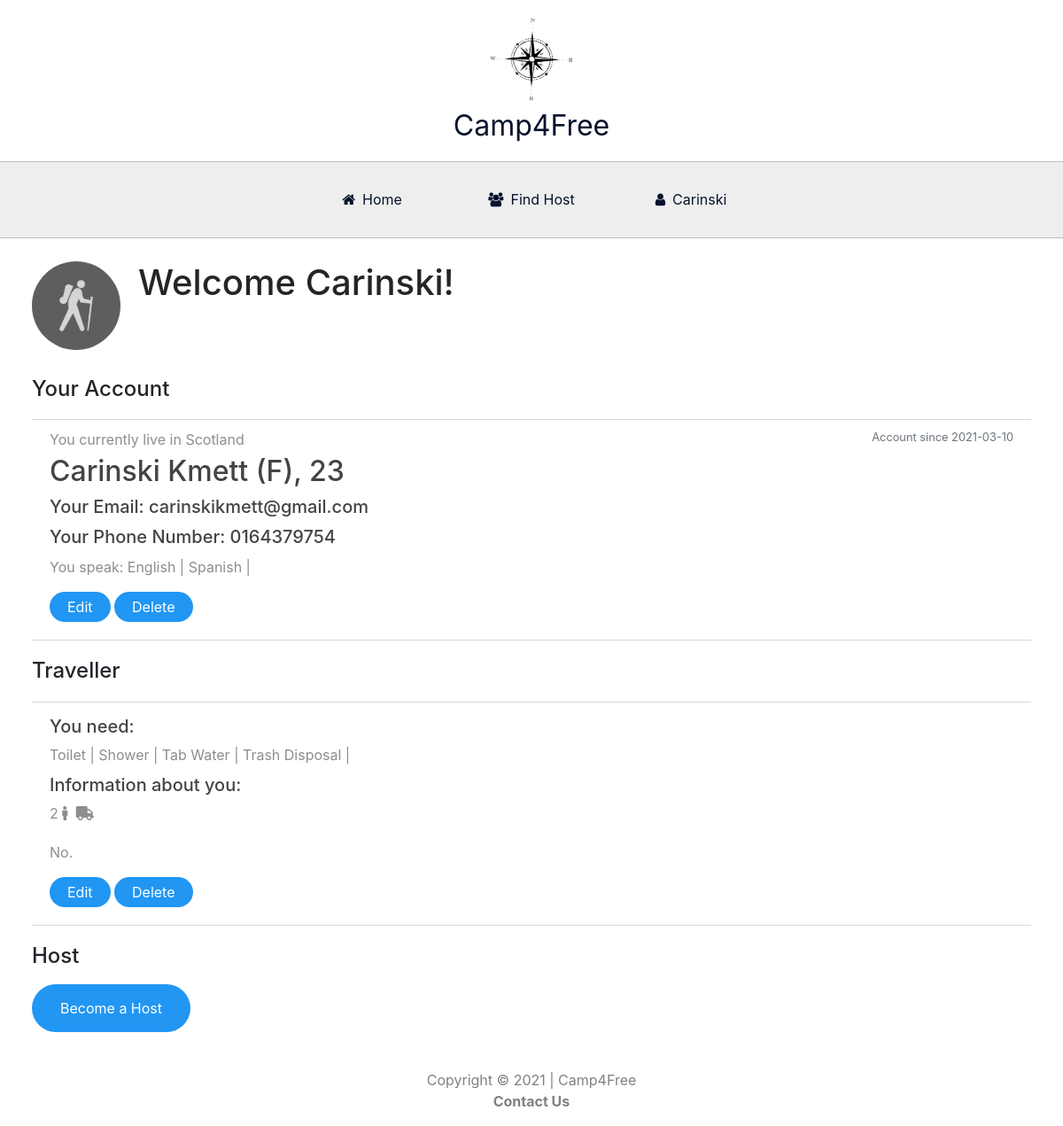
Page /user (signed in) on the earlier database version.
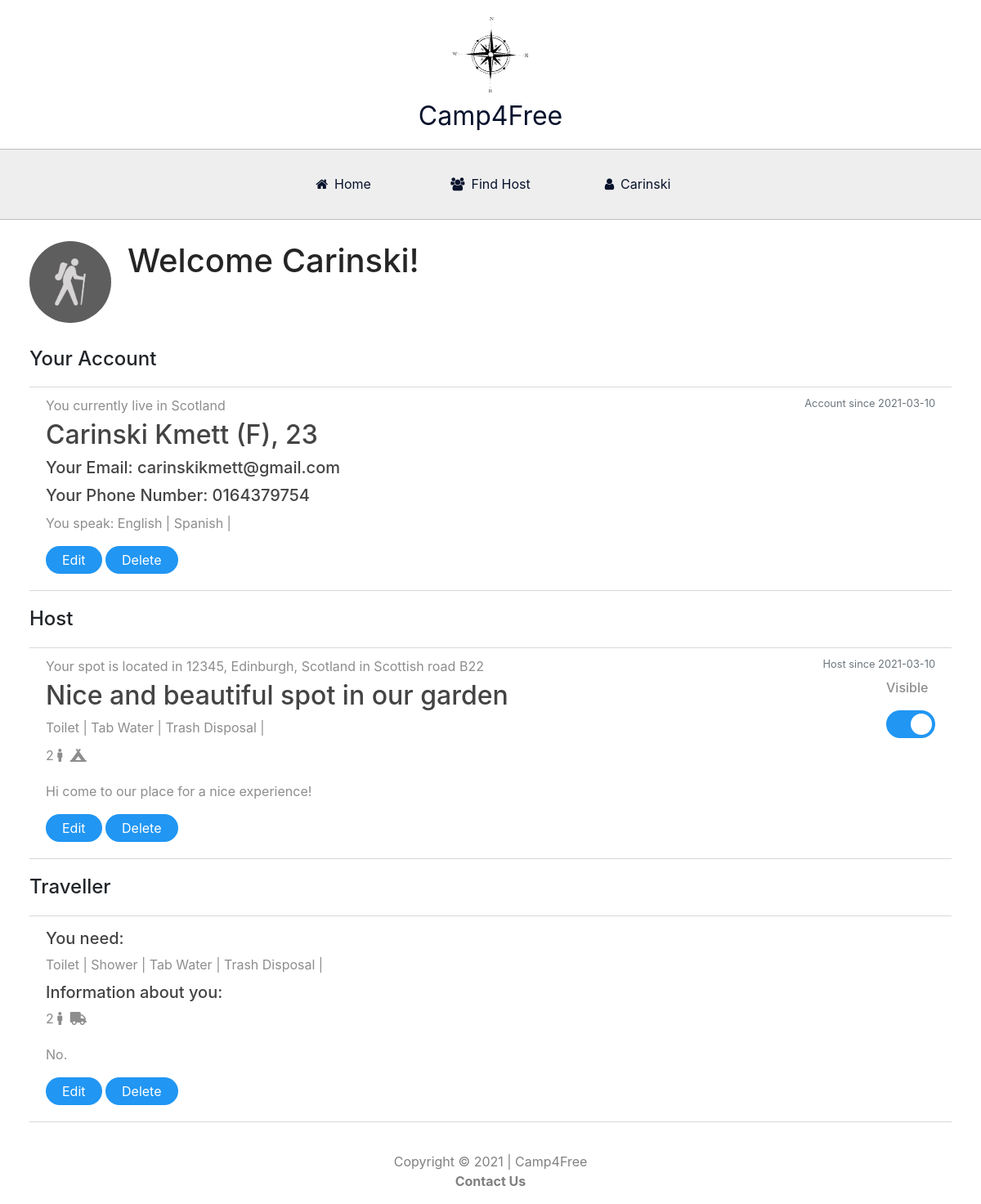
Same page on the later database version.
### website/models.py (models this page shows)
class Traveller(db.Model, UserMixin):
    id = db.Column(db.Integer, primary_key=True)
    t_tent = db.Column(db.String(6))
    t_car = db.Column(db.String(6))
    t_cartrailer = db.Column(db.String(6))
    t_motorhome = db.Column(db.String(6))
    numberofpeople = db.Column(db.String(2), nullable = False)
    t_toilet = db.Column(db.String(20))
    t_shower = db.Column(db.String(20))
    t_washingmachine = db.Column(db.String(20))
    t_water = db.Column(db.String(6))
    t_trash = db.Column(db.String(6))
    t_note = db.Column(db.String(5000))
    user_id = db.Column(db.Integer, db.ForeignKey('user.id'), nullable = False)

class Host(db.Model, UserMixin):
    id = db.Column(db.Integer, primary_key=True)
    title = db.Column(db.String(30), nullable = False)
    country = db.Column(db.String(30), nullable = False)
    street = db.Column(db.String(50), nullable = False)
    housenumber = db.Column(db.String(6), nullable = False)
    city = db.Column(db.String(30), nullable = False)
    state = db.Column(db.String(30), nullable = False)
    zipcode = db.Column(db.String(10), nullable = False)
    maximumpeople = db.Column(db.String(2), nullable = False)
    h_tent = db.Column(db.String(6))
    h_car = db.Column(db.String(6))
    h_cartrailer = db.Column(db.String(6))
    h_motorhome = db.Column(db.String(6))
    h_toilet = db.Column(db.String(20))
    h_shower = db.Column(db.String(20))
    h_washingmachine = db.Column(db.String(20))
    h_water = db.Column(db.String(6))
    h_trash = db.Column(db.String(6))
    h_note = db.Column(db.String(5000))
    date = db.Column(db.DateTime(timezone=True), default=func.now())
    on_off = db.Column(db.String(6), default='On')
    user_id = db.Column(db.Integer, db.ForeignKey('user.id'), nullable = False)

### website/views.py (the view, shortened to what this page needs)
@views.route('/user', methods=['GET', 'POST'])
@login_required
def account():
    image_file = url_for('static', filename='profile_pics/' + current_user.image_file)
    hostvalue = Host.query.filter_by(user_id = current_user.id).first()
    travellervalue = Traveller.query.filter_by(user_id = current_user.id).first()
    on_off = request.form.get('on_off')
    return render_template("user.html", host1=hostvalue, traveller1=travellervalue, user=current_user, image_file=image_file)

### website/__init__.py (called while the page is built)
def create_app():
    from .views import views
    from .auth import auth
    app.register_blueprint(views, url_prefix='/')
    app.register_blueprint(auth, url_prefix='/')
    from .models import User, Host, Traveller
    create_database(app)
    login_manager = LoginManager()
    login_manager.login_view = 'auth.login'
    login_manager.init_app(app)
    @login_manager.user_loader
    def load_user(id):
        return User.query.get(int(id))
    return app

### website/templates/user.html (shortened to what the changed rows need)
{% extends "base.html" %}
{% block content %}
<div class= "user_page">
    <div class="user-bar">
        <div class="media">
            <div class="media-body">
                <h2 class="user-bar-heading">Welcome {{ current_user.firstname }}!</h2>
            </div>
        </div>
    </div>
    <div class="account-overview">
        <article class="media content-section">
            <div class="media-body">
            <h2 class="article-title" >
                {% if user.gender == "Male" %}
                {{ user.firstname }} {{ user.surname }} (M), {{ user.age }}
                {% elif user.gender == "Female" %}
                {{ user.firstname }} {{ user.surname }} (F), {{ user.age }}
                {% else %}
                {{ user.firstname }} {{ user.surname }} (D), {{ user.age }}
                {% endif %}
            </h2>
            </div>
        </article>
    </div>
    <form method ="POST">
        {% if host1 and traveller1 %}
        <div class ="currentlyBoth">
            <h4>Host</h4>
            <article class="media content-section">
                <div class="media-body">
                <div class="article-metadata" id="metadata">Your spot is located in {{ host1.zipcode }}, {{ host1.city }}, {{ host1.country }} in {{ host1.street }} {{ host1.housenumber }}
                    <small class="text-muted" style="float: right">Host since {{ host1.date.strftime('%Y-%m-%d') }}</small>
                </div>
                <div style="float: right">
                    <h6>{% if host1.on_off == "On" %} Visible {% else %} Invisible {% endif %}</h6>
                    {% if host1.on_off == "On" %}
                    <form id="on_off_button" action="">
                    <label class="switch">
                    <span class="slider round"></span>
                    </label>
                    </form>
                    {% endif %}
                </div>
                <h2 class="article-title" >{{ host1.title }}</h2>
                <div class="offerings">
                    {% if host1.h_toilet == "Yes" %}
                    <li>Toilet | </li>
                    {% endif %}
                    {% if host1.h_water == "Yes" %}
                    <li>Tab Water | </li>
                    {% endif %}
                    {% if host1.h_trash == "Yes" %}
                    <li>Trash Disposal | </li>
                    {% endif %}
                </div>
                <div class="spacefor">
                    <li>{{ host1.maximumpeople }} <i class="fas fa-male"></i></li>
                    {% if host1.h_tent == "Yes" %}
                    <li><i class="fas fa-campground"></i></li>
                    {% endif %}
                </div>
                <p class="article-content">{{ host1.h_note }}</p>
                <a href="{{ url_for('auth.updatehost') }}"><button name="edit2" type="button" value="edit2" class="edit" >Edit</button></a>
                <button type="button" value="deletehost" class="edit" data-toggle="modal" data-target="#deleteHostModal">Delete</button>
                </div>
            </article>
            <h4>Traveller</h4>
            <article class="media content-section">
                <div class="media-body">
                <div class="article-metadata" id="metadata">
                </div>
                <div class="offerings">
                    <h5>You need:</h5>
                    {% if traveller1.t_toilet == "Yes" %}
                    <li>Toilet | </li>
                    {% endif %}
                    {% if traveller1.t_shower == "Yes" %}
                    <li>Shower | </li>
                    {% endif %}
                    {% if traveller1.t_water == "Yes" %}
                    <li>Tab Water | </li>
                    {% endif %}
                    {% if traveller1.t_trash == "Yes" %}
                    <li>Trash Disposal | </li>
                    {% endif %}
                </div>
                <div class="spacefor">
                    <h5>Information about you:</h5>
                    <li>{{ traveller1.numberofpeople }} <i class="fas fa-male"></i></li>
                    {% if traveller1.t_motorhome == "Yes" %}
                    <li><i class="fas fa-truck"></i></li>
                    {% endif %}
                </div>
                <div>
                    <p class="article-content">{{ traveller1.t_note }}</p>
                    <a href="{{ url_for('auth.updatetraveller') }}"><button name="edit3" type="button" value="edit3" class="edit" >Edit</button></a>
                    <button type="button" value="deletetraveller" class="edit" data-toggle="modal" data-target="#deleteTravellerModal">Delete</button>
                </div>
            </article>
        </div>
        {% elif traveller1 %}
        <div class ="currentlyTraveller">
            <h4>Traveller</h4>
            <article class="media content-section">
                <div class="media-body">
                <div class="article-metadata" id="metadata">
                </div>
                <div class="offerings">
                    <h5>You need:</h5>
                    {% if traveller1.t_toilet == "Yes" %}
                    <li>Toilet | </li>
                    {% endif %}
                    {% if traveller1.t_shower == "Yes" %}
                    <li>Shower | </li>
                    {% endif %}
                    {% if traveller1.t_water == "Yes" %}
                    <li>Tab Water | </li>
                    {% endif %}
                    {% if traveller1.t_trash == "Yes" %}
                    <li>Trash Disposal | </li>
                    {% endif %}
                </div>
                <div class="spacefor">
                    <h5>Information about you:</h5>
                    <li>{{ traveller1.numberofpeople }} <i class="fas fa-male"></i></li>
                    {% if traveller1.t_motorhome == "Yes" %}
                    <li><i class="fas fa-truck"></i></li>
                    {% endif %}
                </div>
                <div>
                    <p class="article-content">{{ traveller1.t_note }}</p>
                    <a href="{{ url_for('auth.updatetraveller') }}"><button name="edit3" type="button" value="edit3" class="edit" >Edit</button></a>
                    <button type="button" value="deletetraveller" class="edit" data-toggle="modal" data-target="#deleteTravellerModal">Delete</button>
                </div>
            </article>
            <h4>Host</h4>
            <a href="{{ url_for('auth.host') }}">
                <button name="host1" type="button" value="host" class="hostortraveller" >Become a Host</button>
            </a>
        </div>
        {% endif %}
    </form>
</div>
{% endblock%}

Differences in the rows shown:
added Host: zipcode "12345", city "Edinburgh", country "Scotland", street "Scottish road", housenumber "B22", date "2021-03-10", title "Nice and beautiful spot in our garden", maximumpeople "2", h_note "Hi come to our place for a nice experience!"
Other differences:
text no longer shown: "Become a Host"
text now shown: "Your spot is located in , , in Host since Visible"
